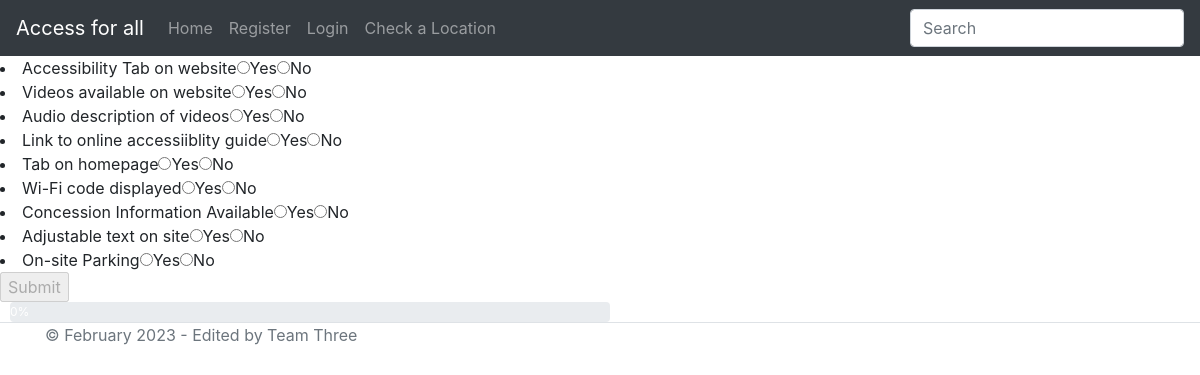
/testing.php?company=cinema, run on an earlier commit of the app's database.
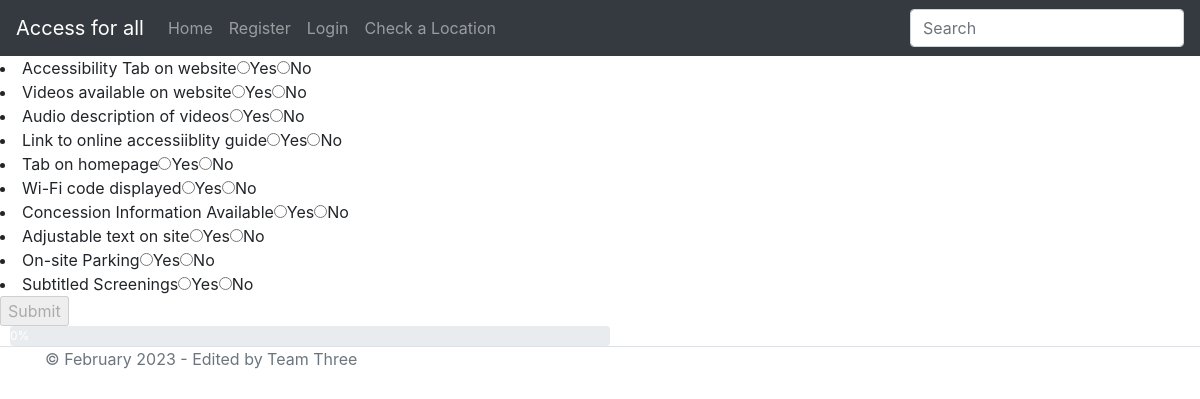
And on a later commit of the database.
### tables this page shows
CREATE TABLE "Checklist" (
QuestionNo VARCHAR(10) PRIMARY KEY,
Question TEXT,
ActionPoint TEXT,
Venue TEXT
);

### testing.php (the view, shortened to what this page needs)
<?php include("NavigationBar.php");
?>
<!DOCTYPE html>
<html>
<?php
function getQuestionsNos()
{
  $venueType = $_GET['company'];
  $db = new SQLite3('C:\xampp\htdocs\Group-Three-PSP\ActionPoints.db');
  $stmt = $db->prepare("SELECT QuestionNo FROM Checklist WHERE (Venue = 'General' OR Venue = '$venueType')");
  $result = $stmt->execute();
  $arrayResult = [];
  while ($row = $result->fetchArray())
  {
      $arrayResult [] = $row;
  }
  return $arrayResult;
}
$amountOfQuestions=count(getQuestionsNos());
function getQuestion($questnum)
{
$venueType = $_GET['company'];
$db = new SQLite3('C:\xampp\htdocs\Group-Three-PSP\ActionPoints.db');
  $stmt = $db->prepare("SELECT Question FROM Checklist WHERE QuestionNo = '$questnum' AND (Venue = 'General' OR Venue = '$venueType')");
  $result = $stmt->execute();
  $rows_array = [];
  while ($row=$result->fetchArray())
  {
      $rows_array[]=$row;
  }
  return $rows_array;
}
?>
<?php
$questionNumbers = getQuestionsNos();
foreach ($questionNumbers as $row) : ?>
<form action="ActionPlan.php" method="get">
<li>
<?php
$first_element = reset(getQuestion($row['QuestionNo'])[0]); echo (implode(',', array($first_element)));
$idYes = $row['QuestionNo'] . "-yes";
$idNo = $row['QuestionNo'] . "-no";
?>
<input type='radio' id='<?php echo $idYes ?>' name='<?php echo $row['QuestionNo'] ?>' value='yes'>Yes<input type='radio' id='<?php echo $idNo ?>' name='<?php echo $row['QuestionNo'] ?>' value='no'>No
</li>
<?php endforeach;?>
    <input type="submit" id="submit-btn" value="Submit" name="Submit">
  </form>
  <div class="progress">
    <div class="progress-bar" role="progressbar" aria-valuenow="0"
      aria-valuemin="0" aria-valuemax="100" style="width: 0%">
      0%
    </div>
  </div>
</body>
</html>
<?php include("Footer.php");?>

### NavigationBar.php (shortened to what this page needs)
<!doctype html>
<html lang="en">
  <head>
    <link rel="stylesheet" href="https://stackpath.bootstrapcdn.com/bootstrap/4.3.1/css/bootstrap.min.css">
  </head>
<body class="bgColor">
    <header>
    <nav class="navbar navbar-expand navbar-dark bg-dark">
      <a class="navbar-brand"style="color:white ">Access for all</a>
      <div class="collapse navbar-collapse" id="navbarsExample02">
        <ul class="navbar-nav mr-auto">
          <li class="nav-item">
            <a class="nav-link" href="/Group-Three-PSP/Homepage.php">Home</a>
          </li>
          <li class="nav-item">
            <a class="nav-link" href="/Group-Three-PSP/Details.php">Register</a>
          </li>
          <li class="nav-item">
            <a class="nav-link" href="/Group-Three-PSP/Login.php">Login</a>
          </li>
          <li class="nav-item">
            <a class="nav-link" href="/Group-Three-PSP/CheckVenue.php">Check a Location</a>
          </li>
        </ul>
        <form class="form-inline my-2 my-md-0">
          <input class="form-control" type="text" placeholder="Search">
        </form>
      </div>
    </nav>
    </header>

### Footer.php (shortened to what this page needs)
    <footer  class="border-top footer text-muted">
            <div class="container">
                &copy; February 2023 - Edited by Team Three
            </div>
    </footer>
</body>
</html>

### testing.php (style rules this page uses)
input[type="radio"] { display: inline-block; }
.progress { width: 50%; height: 20px; margin-left: 10px; }
.progress-bar { height: 100%; }

What changed in the data, as far as the page shows it:
now on this page (row edited): checklist: first_element "Subtitled Screenings"
